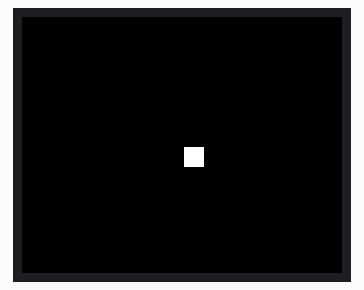
Simulated run of this sketch. Board: Arduino Leonardo, built with avr-gcc and run on an emulated ATmega32U4. Parts: 160×128 colour display.

Above: at 0.17 s.
At 5.1 s:
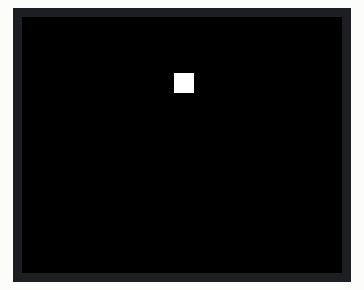
At 10.03 s:
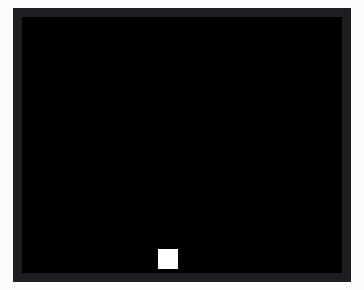
At 19.89 s:
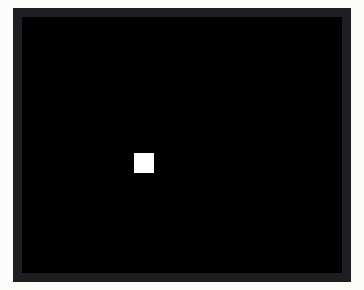
At 29.75 s:
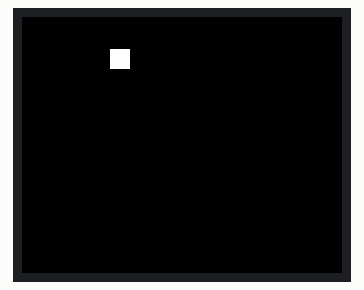
At 39.61 s:
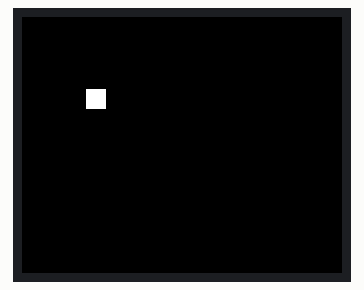

The sketch:

080-TFT2.ino
```cpp
#include <TFT.h> // Hardware-specific library
#include <SPI.h>

#define CS   10
#define DC   9
#define RESET  8

// pin definition for the Leonardo
// #define CS   7
// #define DC   0
// #define RESET  1

TFT myScreen = TFT(CS, DC, RESET);

// initial position of the point is the middle of the screen
// initial position of the point is the middle of the screen
int xPos = 80;
int yPos = 64;

// direction and speed
int xDir = 1;
int yDir = 1;

// variables to keep track of the point's location
int xPrev = xPos;
int yPrev = yPos;

void setup(){
  myScreen.begin();
  myScreen.background(0,0,0); // clear the screen
}

void loop(){
  // update the location of the dot
  xPos = xPos + xDir;
  yPos = yPos + yDir;

  // check if the current location is different than the previous
  if(xPos != xPrev || yPos != yPrev){
    myScreen.stroke(0,0,0); // set the stroke color to black
    myScreen.fill(0,0,0);
    //myScreen.point(xPrev, yPrev); // color in the previous point
    myScreen.rect(xPrev, yPrev, 10,10);
  }

  // draw a point in the current location
  myScreen.stroke(255,255,255);
  myScreen.fill(255,255,255);
  //myScreen.point(xPos, yPos);
  myScreen.rect(xPos, yPos, 10,10);

  // if the x or x position is at the screen edges, reverse direction
  if(xPos >= 160-10 || xPos <= 0){
    xDir = xDir*-1;
  }
  if(yPos >= 128-10 || yPos <= 0){
    yDir = yDir*-1;
  }

  // update the point's previous location
  xPrev=xPos;
  yPrev=yPos;

  // a 33ms delay means the screen updates 30 times a second
  delay(33);

}
```
